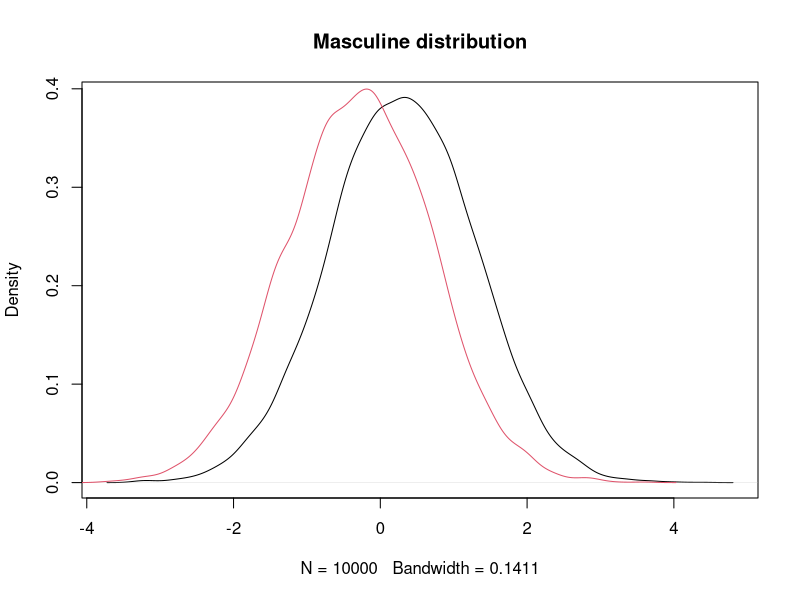
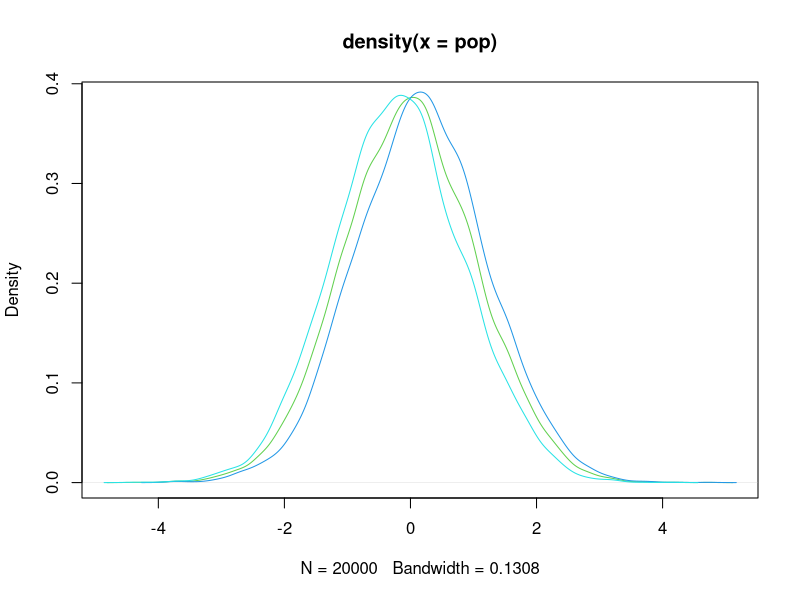

Generate these figures, in order, with R: (Note: this script raises an error after producing the figures.)
# Sample the data ---------------------------------------------------------
masculine.prob <- 0.8
feminine.prob <- 0.8
masculine.theta <- 0.3
feminine.theta <- -masculine.theta

m <- 10000
w <- 10000
z <- rnorm(m)
plot(density(rnorm(m, masculine.theta, 1)), main = "Masculine distribution", col = 1)
lines(density(rnorm(m, feminine.theta, 1)), col = 2)

men.ind <- sample(c(0,1),m,prob = c(1 - masculine.prob, masculine.prob), replace = T)
women.ind <- sample(c(0,1),w,prob = c(1 - feminine.prob, feminine.prob), replace = T)

table(men.ind)
table(women.ind)

men <- men.ind * (z + masculine.theta) +  (1-men.ind) * (z + feminine.theta)
women <- (1 - women.ind) * (z + masculine.theta) + (women.ind) * (z + feminine.theta) 
m1 <- mean(men)
m2 <- mean(women)
pop <- c(men,women)
summary(pop)

plot(density(pop), col = 3)
lines(density(men), col = 4)
lines(density(women), col = 5)

res <- EM(0.5, 0.5, 1, men, women, m1, m2, 1000, 0.0001)
llk <- computeLogLikelihood(men, women, theta_mas = res$mu_1, theta_fem = res$mu_2, 
                            p = res$p, 
                            q = res$q, sigma_2 = res$sigma_2)
